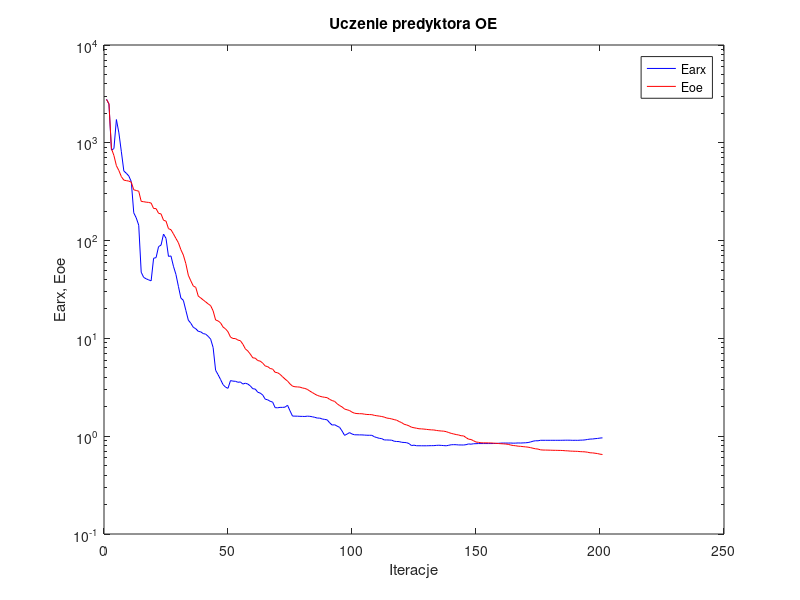
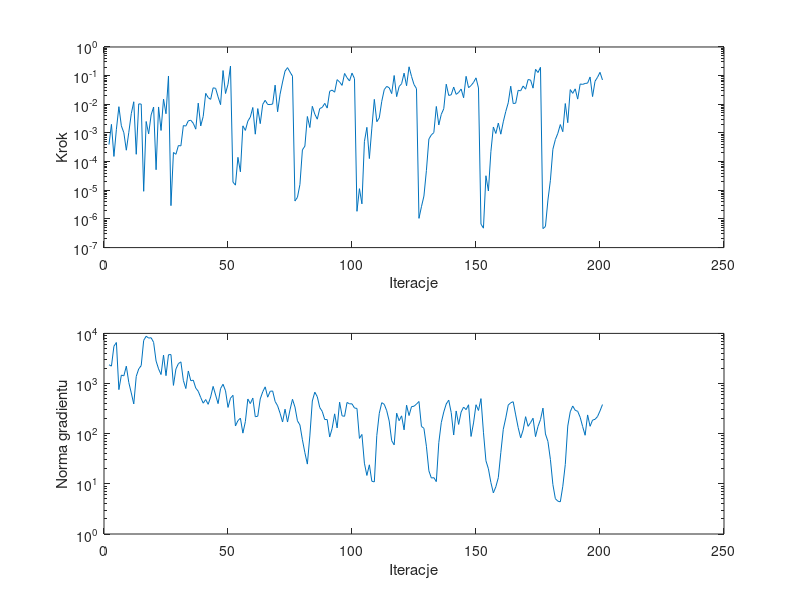

Write the MATLAB code that produced these figures, in order.
%uczenie predyktora oe
clear all;
n=0; farx(n+1)=2.790014e+003; foe(n+1)=2.773285e+003; wspucz(n+1)=0.000000e+000; ng(n+1)=0.000000e+000;
%odnowa zmiennej metryki
n=1; farx(n+1)=2.484708e+003; foe(n+1)=2.507067e+003; krok(n+1)=3.933588e-004; ng(n+1)=2.369886e+003;
n=2; farx(n+1)=8.431029e+002; foe(n+1)=8.736815e+002; krok(n+1)=1.995464e-003; ng(n+1)=2.225947e+003;
n=3; farx(n+1)=8.725950e+002; foe(n+1)=7.406879e+002; krok(n+1)=1.516739e-004; ng(n+1)=5.552729e+003;
n=4; farx(n+1)=1.729412e+003; foe(n+1)=5.832073e+002; krok(n+1)=1.345435e-003; ng(n+1)=6.575618e+003;
n=5; farx(n+1)=1.264387e+003; foe(n+1)=5.201092e+002; krok(n+1)=8.252113e-003; ng(n+1)=7.567119e+002;
n=6; farx(n+1)=8.098937e+002; foe(n+1)=4.507349e+002; krok(n+1)=1.772228e-003; ng(n+1)=1.475819e+003;
n=7; farx(n+1)=5.148261e+002; foe(n+1)=4.152861e+002; krok(n+1)=1.020148e-003; ng(n+1)=1.423030e+003;
n=8; farx(n+1)=4.881702e+002; foe(n+1)=4.104321e+002; krok(n+1)=2.501060e-004; ng(n+1)=2.221477e+003;
n=9; farx(n+1)=4.576264e+002; foe(n+1)=4.058292e+002; krok(n+1)=1.050273e-003; ng(n+1)=1.049311e+003;
n=10; farx(n+1)=4.006340e+002; foe(n+1)=3.962968e+002; krok(n+1)=4.719599e-003; ng(n+1)=6.486650e+002;
n=11; farx(n+1)=1.922800e+002; foe(n+1)=3.305601e+002; krok(n+1)=1.226153e-002; ng(n+1)=3.923020e+002;
n=12; farx(n+1)=1.706648e+002; foe(n+1)=3.254080e+002; krok(n+1)=1.802468e-004; ng(n+1)=1.390025e+003;
n=13; farx(n+1)=1.436470e+002; foe(n+1)=3.197063e+002; krok(n+1)=1.033570e-002; ng(n+1)=1.958196e+003;
n=14; farx(n+1)=4.754032e+001; foe(n+1)=2.518031e+002; krok(n+1)=1.019133e-002; ng(n+1)=2.280086e+003;
n=15; farx(n+1)=4.203445e+001; foe(n+1)=2.498583e+002; krok(n+1)=9.215371e-006; ng(n+1)=7.258970e+003;
n=16; farx(n+1)=4.069857e+001; foe(n+1)=2.472180e+002; krok(n+1)=2.513970e-003; ng(n+1)=8.775822e+003;
n=17; farx(n+1)=3.966168e+001; foe(n+1)=2.457349e+002; krok(n+1)=9.305128e-004; ng(n+1)=8.067131e+003;
n=18; farx(n+1)=3.877062e+001; foe(n+1)=2.420191e+002; krok(n+1)=4.258262e-003; ng(n+1)=8.193225e+003;
n=19; farx(n+1)=6.599375e+001; foe(n+1)=2.128785e+002; krok(n+1)=8.022341e-003; ng(n+1)=6.634060e+003;
n=20; farx(n+1)=6.697262e+001; foe(n+1)=2.124078e+002; krok(n+1)=5.210339e-005; ng(n+1)=2.811123e+003;
n=21; farx(n+1)=8.684479e+001; foe(n+1)=1.901927e+002; krok(n+1)=8.073226e-003; ng(n+1)=1.962943e+003;
n=22; farx(n+1)=8.988323e+001; foe(n+1)=1.873800e+002; krok(n+1)=1.222281e-003; ng(n+1)=1.512431e+003;
n=23; farx(n+1)=1.166018e+002; foe(n+1)=1.615353e+002; krok(n+1)=1.516106e-002; ng(n+1)=3.689272e+003;
n=24; farx(n+1)=1.055318e+002; foe(n+1)=1.581600e+002; krok(n+1)=4.679447e-003; ng(n+1)=1.435556e+003;
n=25; farx(n+1)=6.896960e+001; foe(n+1)=1.324892e+002; krok(n+1)=9.716385e-002; ng(n+1)=3.754986e+003;
%odnowa zmiennej metryki
n=26; farx(n+1)=6.966916e+001; foe(n+1)=1.292424e+002; krok(n+1)=2.908621e-006; ng(n+1)=3.782554e+003;
n=27; farx(n+1)=5.466906e+001; foe(n+1)=1.171492e+002; krok(n+1)=2.084136e-004; ng(n+1)=9.187252e+002;
n=28; farx(n+1)=4.512753e+001; foe(n+1)=1.052554e+002; krok(n+1)=1.802468e-004; ng(n+1)=1.949193e+003;
n=29; farx(n+1)=3.406248e+001; foe(n+1)=9.508489e+001; krok(n+1)=3.643472e-004; ng(n+1)=2.495484e+003;
n=30; farx(n+1)=2.583575e+001; foe(n+1)=8.076218e+001; krok(n+1)=3.534374e-004; ng(n+1)=2.705374e+003;
n=31; farx(n+1)=2.450930e+001; foe(n+1)=7.106052e+001; krok(n+1)=1.812955e-003; ng(n+1)=1.155019e+003;
n=32; farx(n+1)=1.935780e+001; foe(n+1)=5.811768e+001; krok(n+1)=1.740889e-003; ng(n+1)=7.950504e+002;
n=33; farx(n+1)=1.537302e+001; foe(n+1)=4.426615e+001; krok(n+1)=2.660052e-003; ng(n+1)=1.780169e+003;
n=34; farx(n+1)=1.429097e+001; foe(n+1)=3.877821e+001; krok(n+1)=2.774090e-003; ng(n+1)=1.136730e+003;
n=35; farx(n+1)=1.298763e+001; foe(n+1)=3.435674e+001; krok(n+1)=2.176307e-003; ng(n+1)=1.168228e+003;
n=36; farx(n+1)=1.256092e+001; foe(n+1)=3.324456e+001; krok(n+1)=1.358387e-003; ng(n+1)=8.121772e+002;
n=37; farx(n+1)=1.181047e+001; foe(n+1)=2.709174e+001; krok(n+1)=1.097075e-002; ng(n+1)=7.015475e+002;
n=38; farx(n+1)=1.167386e+001; foe(n+1)=2.591173e+001; krok(n+1)=1.757317e-003; ng(n+1)=5.261043e+002;
n=39; farx(n+1)=1.120528e+001; foe(n+1)=2.473282e+001; krok(n+1)=3.765398e-003; ng(n+1)=4.059672e+002;
n=40; farx(n+1)=1.105260e+001; foe(n+1)=2.361563e+001; krok(n+1)=2.409244e-002; ng(n+1)=4.798212e+002;
n=41; farx(n+1)=1.049796e+001; foe(n+1)=2.254598e+001; krok(n+1)=1.715934e-002; ng(n+1)=3.854211e+002;
n=42; farx(n+1)=9.831373e+000; foe(n+1)=2.161578e+001; krok(n+1)=1.486332e-002; ng(n+1)=5.392213e+002;
n=43; farx(n+1)=8.064789e+000; foe(n+1)=1.911862e+001; krok(n+1)=3.754388e-002; ng(n+1)=8.769172e+002;
n=44; farx(n+1)=4.721604e+000; foe(n+1)=1.543502e+001; krok(n+1)=3.616714e-002; ng(n+1)=5.913245e+002;
n=45; farx(n+1)=4.257767e+000; foe(n+1)=1.508984e+001; krok(n+1)=1.818608e-002; ng(n+1)=3.978503e+002;
n=46; farx(n+1)=3.798264e+000; foe(n+1)=1.442472e+001; krok(n+1)=9.732535e-003; ng(n+1)=7.949051e+002;
n=47; farx(n+1)=3.367230e+000; foe(n+1)=1.306940e+001; krok(n+1)=1.507961e-001; ng(n+1)=9.681525e+002;
n=48; farx(n+1)=3.173330e+000; foe(n+1)=1.251967e+001; krok(n+1)=2.378798e-002; ng(n+1)=7.162419e+002;
n=49; farx(n+1)=3.087129e+000; foe(n+1)=1.168204e+001; krok(n+1)=5.005537e-002; ng(n+1)=3.339730e+002;
n=50; farx(n+1)=3.703109e+000; foe(n+1)=1.031558e+001; krok(n+1)=2.162376e-001; ng(n+1)=5.113617e+002;
%odnowa zmiennej metryki
n=51; farx(n+1)=3.656667e+000; foe(n+1)=9.981266e+000; krok(n+1)=1.929081e-005; ng(n+1)=5.827905e+002;
n=52; farx(n+1)=3.642065e+000; foe(n+1)=9.962492e+000; krok(n+1)=1.511881e-005; ng(n+1)=1.425288e+002;
n=53; farx(n+1)=3.561369e+000; foe(n+1)=9.611411e+000; krok(n+1)=1.410950e-004; ng(n+1)=1.821401e+002;
n=54; farx(n+1)=3.584989e+000; foe(n+1)=9.471988e+000; krok(n+1)=4.417967e-005; ng(n+1)=2.040842e+002;
n=55; farx(n+1)=3.412891e+000; foe(n+1)=8.713027e+000; krok(n+1)=1.772228e-003; ng(n+1)=1.026514e+002;
n=56; farx(n+1)=3.483682e+000; foe(n+1)=7.819055e+000; krok(n+1)=1.226860e-003; ng(n+1)=1.742440e+002;
n=57; farx(n+1)=3.411936e+000; foe(n+1)=7.430197e+000; krok(n+1)=2.586841e-003; ng(n+1)=4.918793e+002;
n=58; farx(n+1)=3.268465e+000; foe(n+1)=6.902396e+000; krok(n+1)=3.581322e-003; ng(n+1)=3.983840e+002;
n=59; farx(n+1)=3.057914e+000; foe(n+1)=6.329980e+000; krok(n+1)=7.739087e-003; ng(n+1)=5.131600e+002;
n=60; farx(n+1)=3.033131e+000; foe(n+1)=6.278159e+000; krok(n+1)=9.064776e-004; ng(n+1)=2.177298e+002;
n=61; farx(n+1)=2.816372e+000; foe(n+1)=5.932874e+000; krok(n+1)=7.088910e-003; ng(n+1)=2.232250e+002;
n=62; farx(n+1)=2.758899e+000; foe(n+1)=5.858738e+000; krok(n+1)=2.117016e-003; ng(n+1)=4.936180e+002;
n=63; farx(n+1)=2.636738e+000; foe(n+1)=5.584883e+000; krok(n+1)=9.949946e-003; ng(n+1)=6.841623e+002;
n=64; farx(n+1)=2.391869e+000; foe(n+1)=5.226805e+000; krok(n+1)=1.381076e-002; ng(n+1)=8.594382e+002;
n=65; farx(n+1)=2.355322e+000; foe(n+1)=5.145116e+000; krok(n+1)=9.859841e-003; ng(n+1)=5.343387e+002;
n=66; farx(n+1)=2.275666e+000; foe(n+1)=4.924292e+000; krok(n+1)=9.802103e-003; ng(n+1)=7.000728e+002;
n=67; farx(n+1)=2.232304e+000; foe(n+1)=4.858309e+000; krok(n+1)=1.019133e-002; ng(n+1)=7.115623e+002;
n=68; farx(n+1)=1.958773e+000; foe(n+1)=4.499884e+000; krok(n+1)=4.663645e-002; ng(n+1)=4.393612e+002;
n=69; farx(n+1)=1.951870e+000; foe(n+1)=4.456871e+000; krok(n+1)=5.485375e-003; ng(n+1)=3.600518e+002;
n=70; farx(n+1)=1.972042e+000; foe(n+1)=4.287643e+000; krok(n+1)=2.254943e-002; ng(n+1)=2.557441e+002;
n=71; farx(n+1)=1.971307e+000; foe(n+1)=4.052036e+000; krok(n+1)=5.983917e-002; ng(n+1)=1.710531e+002;
n=72; farx(n+1)=1.982761e+000; foe(n+1)=3.840906e+000; krok(n+1)=1.441658e-001; ng(n+1)=3.080971e+002;
n=73; farx(n+1)=2.072491e+000; foe(n+1)=3.662226e+000; krok(n+1)=1.903039e-001; ng(n+1)=1.709146e+002;
n=74; farx(n+1)=1.818755e+000; foe(n+1)=3.427674e+000; krok(n+1)=1.340009e-001; ng(n+1)=3.000930e+002;
n=75; farx(n+1)=1.606442e+000; foe(n+1)=3.250371e+000; krok(n+1)=9.599621e-002; ng(n+1)=4.851530e+002;
%odnowa zmiennej metryki
n=76; farx(n+1)=1.603958e+000; foe(n+1)=3.202768e+000; krok(n+1)=4.211819e-006; ng(n+1)=3.395717e+002;
n=77; farx(n+1)=1.601789e+000; foe(n+1)=3.190517e+000; krok(n+1)=5.678744e-006; ng(n+1)=1.807107e+002;
n=78; farx(n+1)=1.596650e+000; foe(n+1)=3.175475e+000; krok(n+1)=1.588017e-005; ng(n+1)=1.492850e+002;
n=79; farx(n+1)=1.594306e+000; foe(n+1)=3.114179e+000; krok(n+1)=2.566675e-004; ng(n+1)=7.569625e+001;
n=80; farx(n+1)=1.591387e+000; foe(n+1)=3.077939e+000; krok(n+1)=3.467612e-004; ng(n+1)=4.180719e+001;
n=81; farx(n+1)=1.603326e+000; foe(n+1)=3.010211e+000; krok(n+1)=3.752980e-003; ng(n+1)=2.476970e+001;
n=82; farx(n+1)=1.597046e+000; foe(n+1)=2.891846e+000; krok(n+1)=1.548092e-003; ng(n+1)=9.025648e+001;
n=83; farx(n+1)=1.579959e+000; foe(n+1)=2.797155e+000; krok(n+1)=8.516524e-003; ng(n+1)=4.490549e+002;
n=84; farx(n+1)=1.559637e+000; foe(n+1)=2.695733e+000; krok(n+1)=4.522618e-003; ng(n+1)=6.737321e+002;
n=85; farx(n+1)=1.532577e+000; foe(n+1)=2.615769e+000; krok(n+1)=3.023106e-003; ng(n+1)=5.471290e+002;
n=86; farx(n+1)=1.531170e+000; foe(n+1)=2.561970e+000; krok(n+1)=7.117955e-003; ng(n+1)=3.321259e+002;
n=87; farx(n+1)=1.499451e+000; foe(n+1)=2.524660e+000; krok(n+1)=7.782134e-003; ng(n+1)=2.784637e+002;
n=88; farx(n+1)=1.485323e+000; foe(n+1)=2.498310e+000; krok(n+1)=1.078150e-002; ng(n+1)=1.918079e+002;
n=89; farx(n+1)=1.468864e+000; foe(n+1)=2.477086e+000; krok(n+1)=7.366454e-003; ng(n+1)=1.914568e+002;
n=90; farx(n+1)=1.370290e+000; foe(n+1)=2.378482e+000; krok(n+1)=2.847603e-002; ng(n+1)=8.580366e+001;
n=91; farx(n+1)=1.299736e+000; foe(n+1)=2.314521e+000; krok(n+1)=3.134015e-002; ng(n+1)=1.278461e+002;
n=92; farx(n+1)=1.309405e+000; foe(n+1)=2.268673e+000; krok(n+1)=2.642647e-002; ng(n+1)=2.487464e+002;
n=93; farx(n+1)=1.268134e+000; foe(n+1)=2.147623e+000; krok(n+1)=7.266281e-002; ng(n+1)=1.303971e+002;
n=94; farx(n+1)=1.231809e+000; foe(n+1)=2.056775e+000; krok(n+1)=6.004768e-002; ng(n+1)=4.250978e+002;
n=95; farx(n+1)=1.130518e+000; foe(n+1)=1.991290e+000; krok(n+1)=4.568872e-002; ng(n+1)=2.271427e+002;
n=96; farx(n+1)=1.020045e+000; foe(n+1)=1.895123e+000; krok(n+1)=1.191056e-001; ng(n+1)=2.223015e+002;
n=97; farx(n+1)=1.050753e+000; foe(n+1)=1.862760e+000; krok(n+1)=8.470464e-002; ng(n+1)=4.197807e+002;
n=98; farx(n+1)=1.088641e+000; foe(n+1)=1.831139e+000; krok(n+1)=6.503090e-002; ng(n+1)=3.941510e+002;
n=99; farx(n+1)=1.053530e+000; foe(n+1)=1.762300e+000; krok(n+1)=1.225752e-001; ng(n+1)=3.939147e+002;
n=100; farx(n+1)=1.034072e+000; foe(n+1)=1.719373e+000; krok(n+1)=7.866273e-002; ng(n+1)=3.251498e+002;
%odnowa zmiennej metryki
n=101; farx(n+1)=1.033099e+000; foe(n+1)=1.703852e+000; krok(n+1)=1.845341e-006; ng(n+1)=3.188894e+002;
n=102; farx(n+1)=1.031606e+000; foe(n+1)=1.698840e+000; krok(n+1)=1.138585e-005; ng(n+1)=8.051024e+001;
n=103; farx(n+1)=1.031032e+000; foe(n+1)=1.697290e+000; krok(n+1)=3.361876e-006; ng(n+1)=9.662031e+001;
n=104; farx(n+1)=1.027021e+000; foe(n+1)=1.680685e+000; krok(n+1)=4.988661e-004; ng(n+1)=2.583169e+001;
n=105; farx(n+1)=1.022979e+000; foe(n+1)=1.667689e+000; krok(n+1)=1.570905e-003; ng(n+1)=1.470825e+001;
n=106; farx(n+1)=1.022202e+000; foe(n+1)=1.664669e+000; krok(n+1)=1.277305e-004; ng(n+1)=2.396559e+001;
n=107; farx(n+1)=1.021602e+000; foe(n+1)=1.659798e+000; krok(n+1)=1.469853e-003; ng(n+1)=1.126875e+001;
n=108; farx(n+1)=9.872931e-001; foe(n+1)=1.634422e+000; krok(n+1)=1.486332e-002; ng(n+1)=1.093688e+001;
n=109; farx(n+1)=9.682675e-001; foe(n+1)=1.618364e+000; krok(n+1)=2.472199e-003; ng(n+1)=9.212144e+001;
n=110; farx(n+1)=9.516453e-001; foe(n+1)=1.605693e+000; krok(n+1)=3.364099e-003; ng(n+1)=2.552281e+002;
n=111; farx(n+1)=9.445156e-001; foe(n+1)=1.589686e+000; krok(n+1)=1.270603e-002; ng(n+1)=4.150476e+002;
n=112; farx(n+1)=9.154979e-001; foe(n+1)=1.568099e+000; krok(n+1)=3.244437e-002; ng(n+1)=3.857939e+002;
n=113; farx(n+1)=9.156922e-001; foe(n+1)=1.533579e+000; krok(n+1)=4.218186e-002; ng(n+1)=2.869726e+002;
n=114; farx(n+1)=9.130999e-001; foe(n+1)=1.520308e+000; krok(n+1)=3.775680e-002; ng(n+1)=1.786767e+002;
n=115; farx(n+1)=9.107715e-001; foe(n+1)=1.502248e+000; krok(n+1)=2.362755e-002; ng(n+1)=7.263656e+001;
n=116; farx(n+1)=8.888830e-001; foe(n+1)=1.477790e+000; krok(n+1)=1.011122e-001; ng(n+1)=5.987403e+001;
n=117; farx(n+1)=8.827313e-001; foe(n+1)=1.458103e+000; krok(n+1)=1.853270e-002; ng(n+1)=2.562868e+002;
n=118; farx(n+1)=8.808833e-001; foe(n+1)=1.412775e+000; krok(n+1)=4.158324e-002; ng(n+1)=1.816630e+002;
n=119; farx(n+1)=8.666988e-001; foe(n+1)=1.377947e+000; krok(n+1)=5.234463e-002; ng(n+1)=2.269638e+002;
n=120; farx(n+1)=8.629144e-001; foe(n+1)=1.325139e+000; krok(n+1)=1.221956e-001; ng(n+1)=1.193803e+002;
n=121; farx(n+1)=8.588640e-001; foe(n+1)=1.304486e+000; krok(n+1)=4.438543e-002; ng(n+1)=3.699903e+002;
n=122; farx(n+1)=8.403945e-001; foe(n+1)=1.275641e+000; krok(n+1)=2.032965e-001; ng(n+1)=2.301627e+002;
n=123; farx(n+1)=8.020681e-001; foe(n+1)=1.235539e+000; krok(n+1)=9.406594e-002; ng(n+1)=3.464517e+002;
n=124; farx(n+1)=8.101659e-001; foe(n+1)=1.220198e+000; krok(n+1)=4.904612e-002; ng(n+1)=3.530119e+002;
n=125; farx(n+1)=7.989663e-001; foe(n+1)=1.206961e+000; krok(n+1)=3.522595e-002; ng(n+1)=3.893439e+002;
%odnowa zmiennej metryki
n=126; farx(n+1)=7.985020e-001; foe(n+1)=1.191760e+000; krok(n+1)=1.047448e-006; ng(n+1)=4.390026e+002;
n=127; farx(n+1)=7.983439e-001; foe(n+1)=1.188535e+000; krok(n+1)=2.673313e-006; ng(n+1)=1.396967e+002;
n=128; farx(n+1)=7.978014e-001; foe(n+1)=1.182423e+000; krok(n+1)=6.264056e-006; ng(n+1)=1.281165e+002;
n=129; farx(n+1)=7.980682e-001; foe(n+1)=1.175004e+000; krok(n+1)=4.886973e-005; ng(n+1)=5.618941e+001;
n=130; farx(n+1)=7.992615e-001; foe(n+1)=1.166368e+000; krok(n+1)=6.145526e-004; ng(n+1)=1.819811e+001;
n=131; farx(n+1)=8.005675e-001; foe(n+1)=1.161078e+000; krok(n+1)=8.567570e-004; ng(n+1)=1.305191e+001;
n=132; farx(n+1)=8.008375e-001; foe(n+1)=1.157989e+000; krok(n+1)=1.029641e-003; ng(n+1)=1.331719e+001;
n=133; farx(n+1)=8.056956e-001; foe(n+1)=1.145707e+000; krok(n+1)=8.402186e-003; ng(n+1)=1.108628e+001;
n=134; farx(n+1)=8.084442e-001; foe(n+1)=1.136825e+000; krok(n+1)=1.899828e-003; ng(n+1)=6.626857e+001;
n=135; farx(n+1)=8.053016e-001; foe(n+1)=1.130531e+000; krok(n+1)=4.464645e-003; ng(n+1)=1.661806e+002;
n=136; farx(n+1)=8.016289e-001; foe(n+1)=1.125959e+000; krok(n+1)=6.998367e-003; ng(n+1)=2.707683e+002;
n=137; farx(n+1)=7.982389e-001; foe(n+1)=1.113243e+000; krok(n+1)=5.026897e-002; ng(n+1)=3.924379e+002;
n=138; farx(n+1)=8.076286e-001; foe(n+1)=1.089754e+000; krok(n+1)=2.038894e-002; ng(n+1)=4.663207e+002;
n=139; farx(n+1)=8.175403e-001; foe(n+1)=1.069198e+000; krok(n+1)=2.142359e-002; ng(n+1)=2.644276e+002;
n=140; farx(n+1)=8.194010e-001; foe(n+1)=1.054021e+000; krok(n+1)=4.002904e-002; ng(n+1)=9.419598e+001;
n=141; farx(n+1)=8.185309e-001; foe(n+1)=1.039575e+000; krok(n+1)=2.219272e-002; ng(n+1)=2.837547e+002;
n=142; farx(n+1)=8.139496e-001; foe(n+1)=1.029216e+000; krok(n+1)=2.598758e-002; ng(n+1)=1.530982e+002;
n=143; farx(n+1)=8.136969e-001; foe(n+1)=1.010978e+000; krok(n+1)=3.413297e-002; ng(n+1)=2.698037e+002;
n=144; farx(n+1)=8.126779e-001; foe(n+1)=1.007300e+000; krok(n+1)=1.694236e-002; ng(n+1)=3.394637e+002;
n=145; farx(n+1)=8.194258e-001; foe(n+1)=9.673581e-001; krok(n+1)=9.464845e-002; ng(n+1)=3.020374e+002;
n=146; farx(n+1)=8.337025e-001; foe(n+1)=9.325026e-001; krok(n+1)=3.805310e-002; ng(n+1)=3.774116e+002;
n=147; farx(n+1)=8.284540e-001; foe(n+1)=9.254855e-001; krok(n+1)=4.517978e-002; ng(n+1)=8.803544e+001;
n=148; farx(n+1)=8.375175e-001; foe(n+1)=8.985080e-001; krok(n+1)=5.793922e-002; ng(n+1)=1.637201e+002;
n=149; farx(n+1)=8.385418e-001; foe(n+1)=8.719712e-001; krok(n+1)=8.373214e-002; ng(n+1)=3.779342e+002;
n=150; farx(n+1)=8.411690e-001; foe(n+1)=8.656871e-001; krok(n+1)=3.718534e-002; ng(n+1)=2.906681e+002;
%odnowa zmiennej metryki
n=151; farx(n+1)=8.410410e-001; foe(n+1)=8.561559e-001; krok(n+1)=6.610411e-007; ng(n+1)=5.007671e+002;
n=152; farx(n+1)=8.410263e-001; foe(n+1)=8.557857e-001; krok(n+1)=4.764052e-007; ng(n+1)=1.069510e+002;
n=153; farx(n+1)=8.410541e-001; foe(n+1)=8.545665e-001; krok(n+1)=3.214745e-005; ng(n+1)=2.892149e+001;
n=154; farx(n+1)=8.410141e-001; foe(n+1)=8.543489e-001; krok(n+1)=9.433029e-006; ng(n+1)=1.995165e+001;
n=155; farx(n+1)=8.410973e-001; foe(n+1)=8.527112e-001; krok(n+1)=2.219001e-004; ng(n+1)=1.062793e+001;
n=156; farx(n+1)=8.417398e-001; foe(n+1)=8.497793e-001; krok(n+1)=1.612540e-003; ng(n+1)=6.613692e+000;
n=157; farx(n+1)=8.435036e-001; foe(n+1)=8.460101e-001; krok(n+1)=9.589643e-004; ng(n+1)=8.746109e+000;
n=158; farx(n+1)=8.461719e-001; foe(n+1)=8.420264e-001; krok(n+1)=2.213894e-003; ng(n+1)=1.331427e+001;
n=159; farx(n+1)=8.496144e-001; foe(n+1)=8.382441e-001; krok(n+1)=9.064776e-004; ng(n+1)=4.182986e+001;
n=160; farx(n+1)=8.511221e-001; foe(n+1)=8.354193e-001; krok(n+1)=2.452346e-003; ng(n+1)=1.223874e+002;
n=161; farx(n+1)=8.509832e-001; foe(n+1)=8.312131e-001; krok(n+1)=5.608324e-003; ng(n+1)=2.061818e+002;
n=162; farx(n+1)=8.506033e-001; foe(n+1)=8.252246e-001; krok(n+1)=1.129495e-002; ng(n+1)=3.720496e+002;
n=163; farx(n+1)=8.517976e-001; foe(n+1)=8.122074e-001; krok(n+1)=4.277073e-002; ng(n+1)=4.145542e+002;
n=164; farx(n+1)=8.485472e-001; foe(n+1)=8.031830e-001; krok(n+1)=1.060641e-002; ng(n+1)=4.333988e+002;
n=165; farx(n+1)=8.499230e-001; foe(n+1)=7.985478e-001; krok(n+1)=1.095618e-002; ng(n+1)=2.371705e+002;
n=166; farx(n+1)=8.531548e-001; foe(n+1)=7.907432e-001; krok(n+1)=3.081734e-002; ng(n+1)=1.327455e+002;
n=167; farx(n+1)=8.515085e-001; foe(n+1)=7.879289e-001; krok(n+1)=2.946581e-002; ng(n+1)=8.254862e+001;
n=168; farx(n+1)=8.544069e-001; foe(n+1)=7.823791e-001; krok(n+1)=4.346837e-002; ng(n+1)=1.186522e+002;
n=169; farx(n+1)=8.566267e-001; foe(n+1)=7.778448e-001; krok(n+1)=3.369650e-002; ng(n+1)=2.185201e+002;
n=170; farx(n+1)=8.615205e-001; foe(n+1)=7.727035e-001; krok(n+1)=7.301859e-002; ng(n+1)=1.401468e+002;
n=171; farx(n+1)=8.733379e-001; foe(n+1)=7.638389e-001; krok(n+1)=7.045190e-002; ng(n+1)=1.665738e+002;
n=172; farx(n+1)=8.891378e-001; foe(n+1)=7.530848e-001; krok(n+1)=3.660091e-002; ng(n+1)=2.033397e+002;
n=173; farx(n+1)=8.987503e-001; foe(n+1)=7.434717e-001; krok(n+1)=1.663330e-001; ng(n+1)=8.738758e+001;
n=174; farx(n+1)=8.975020e-001; foe(n+1)=7.387263e-001; krok(n+1)=1.282857e-001; ng(n+1)=1.396819e+002;
n=175; farx(n+1)=9.083198e-001; foe(n+1)=7.257254e-001; krok(n+1)=1.951976e-001; ng(n+1)=1.910918e+002;
%odnowa zmiennej metryki
n=176; farx(n+1)=9.082614e-001; foe(n+1)=7.220252e-001; krok(n+1)=4.599824e-007; ng(n+1)=3.234703e+002;
n=177; farx(n+1)=9.082521e-001; foe(n+1)=7.215934e-001; krok(n+1)=5.450006e-007; ng(n+1)=9.874495e+001;
n=178; farx(n+1)=9.082043e-001; foe(n+1)=7.205153e-001; krok(n+1)=4.549321e-006; ng(n+1)=7.019287e+001;
n=179; farx(n+1)=9.081990e-001; foe(n+1)=7.194727e-001; krok(n+1)=2.230894e-005; ng(n+1)=3.066013e+001;
n=180; farx(n+1)=9.082298e-001; foe(n+1)=7.179123e-001; krok(n+1)=2.702675e-004; ng(n+1)=9.695316e+000;
n=181; farx(n+1)=9.081299e-001; foe(n+1)=7.173410e-001; krok(n+1)=5.878244e-004; ng(n+1)=5.061440e+000;
n=182; farx(n+1)=9.082532e-001; foe(n+1)=7.164791e-001; krok(n+1)=9.726052e-004; ng(n+1)=4.517883e+000;
n=183; farx(n+1)=9.083085e-001; foe(n+1)=7.154891e-001; krok(n+1)=1.964993e-003; ng(n+1)=4.382293e+000;
n=184; farx(n+1)=9.091028e-001; foe(n+1)=7.138947e-001; krok(n+1)=1.106947e-003; ng(n+1)=8.956765e+000;
n=185; farx(n+1)=9.102664e-001; foe(n+1)=7.100493e-001; krok(n+1)=1.064021e-002; ng(n+1)=2.429996e+001;
n=186; farx(n+1)=9.103593e-001; foe(n+1)=7.082099e-001; krok(n+1)=2.281831e-003; ng(n+1)=1.419632e+002;
n=187; farx(n+1)=9.100251e-001; foe(n+1)=7.042904e-001; krok(n+1)=3.262119e-002; ng(n+1)=2.732282e+002;
n=188; farx(n+1)=9.074598e-001; foe(n+1)=7.027668e-001; krok(n+1)=2.409244e-002; ng(n+1)=3.573573e+002;
n=189; farx(n+1)=9.085202e-001; foe(n+1)=7.011305e-001; krok(n+1)=3.459187e-002; ng(n+1)=2.928222e+002;
n=190; farx(n+1)=9.073312e-001; foe(n+1)=6.999001e-001; krok(n+1)=1.518514e-002; ng(n+1)=2.793618e+002;
n=191; farx(n+1)=9.108435e-001; foe(n+1)=6.954772e-001; krok(n+1)=5.112424e-002; ng(n+1)=2.127741e+002;
n=192; farx(n+1)=9.123304e-001; foe(n+1)=6.937568e-001; krok(n+1)=4.953895e-002; ng(n+1)=1.386586e+002;
n=193; farx(n+1)=9.171042e-001; foe(n+1)=6.915348e-001; krok(n+1)=5.335388e-002; ng(n+1)=9.309585e+001;
n=194; farx(n+1)=9.264270e-001; foe(n+1)=6.856715e-001; krok(n+1)=5.482403e-002; ng(n+1)=2.368294e+002;
n=195; farx(n+1)=9.345788e-001; foe(n+1)=6.768326e-001; krok(n+1)=8.973423e-002; ng(n+1)=1.404669e+002;
n=196; farx(n+1)=9.364249e-001; foe(n+1)=6.752429e-001; krok(n+1)=1.859840e-002; ng(n+1)=1.865621e+002;
n=197; farx(n+1)=9.435621e-001; foe(n+1)=6.699069e-001; krok(n+1)=6.392790e-002; ng(n+1)=1.935634e+002;
n=198; farx(n+1)=9.485659e-001; foe(n+1)=6.642970e-001; krok(n+1)=8.764941e-002; ng(n+1)=2.196375e+002;
n=199; farx(n+1)=9.574172e-001; foe(n+1)=6.550947e-001; krok(n+1)=1.304848e-001; ng(n+1)=2.847479e+002;
n=200; farx(n+1)=9.619898e-001; foe(n+1)=6.500973e-001; krok(n+1)=7.071636e-002; ng(n+1)=3.811580e+002;

figure; semilogy(farx,'b'); hold on; semilogy(foe,'r'); xlabel('Iteracje'); ylabel('Earx, Eoe'); legend('Earx','Eoe'); title('Uczenie predyktora OE');
figure; subplot(2,1,1); semilogy(krok); xlabel('Iteracje'); ylabel('Krok');
subplot(2,1,2); semilogy(ng); xlabel('Iteracje'); ylabel('Norma gradientu');
Earx=farx(n+1)
Eoe=foe(n+1)
